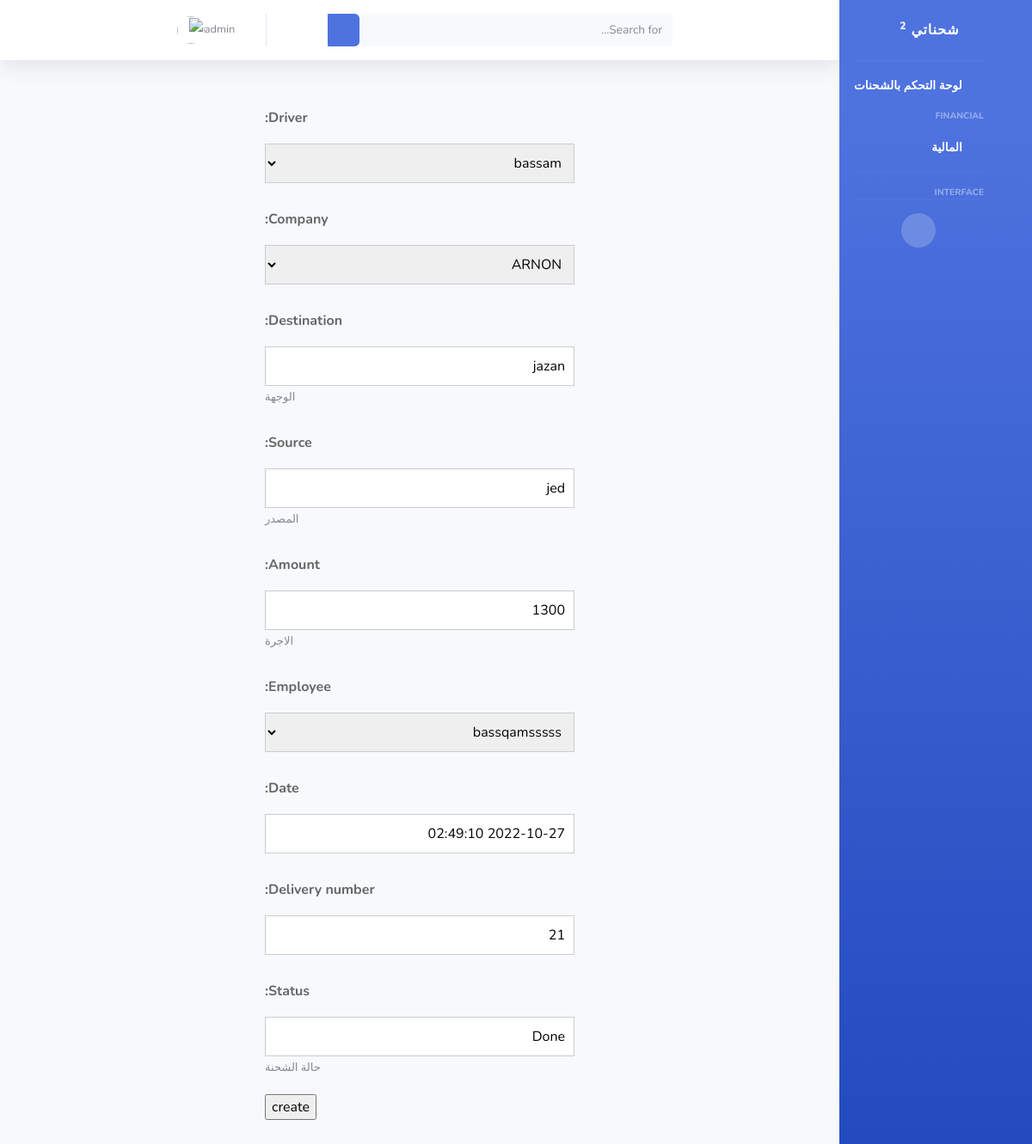
Screenshot of /shipments/edit/2 (signed in) with the database file from the repository.
### drivers/models.py (models this page shows)
class DriverModel(models.Model):
    driver_id = models.BigAutoField(primary_key=True)
    driver_name = models.CharField(max_length=225,  help_text='اسم السائق')
    Saudi_Arabia = 'Saudi'
    YEMEN = 'Yemeni'
    Syria = 'Syrian'
    Egypt = 'Egypt'
    Afghanistan = 'Afghanistan'
    Pakistan = 'Pakistani'
    Jordan = 'Jordanian'
    India = 'Indian'
    Other = 'other'
    countrys = [
        (Saudi_Arabia, 'Saudi'),
        (YEMEN, 'Yemeni'),
        (Syria, 'Syrian'),
        (Egypt, 'Egypt'),
        (Afghanistan, 'Afghanistan'),
        (Pakistan, 'Pakistani'),
        (Jordan, 'Jordanian'),
        (India, 'Indian'),
        (Other, 'other')
    ]
    driver_nationality = models.CharField(
        max_length=20, choices=countrys, default=Other,  help_text='جنسية السائق')
    driver_phone_number = models.CharField(
        max_length=16, help_text='رقم هاتف السائق ')
    Identification_Number = models.CharField(
        max_length=10,  help_text='رقم الهوية/الاقامة')
    truck_plate_number = models.CharField(
        max_length=8,  help_text='رقم لوحة الشاحنة')
    Truck_Reefers = 'Truck_Reefers'
    Truck_Flatbed  = 'Truck_Flatbed'
    Truck_high_sides = 'Truck_high_sides'
    Truck_Curtainsider = 'Truck_Curtainsider'
    lory_Flatbed= 'lory_Flatbed'
    lory_Reefers= 'lory_Reefers'
    dinah_Flatbed= 'dinah_Flatbed'
    dinah_Reefers= 'dinah_Reefers'
    Vehicle = [
        (Truck_Reefers, 'Truck_Reefers'),
        (Truck_Flatbed, 'Truck_Flatbed'),
        (Truck_high_sides, 'Truck_high_sides'),
        (Truck_Curtainsider, 'Truck_Curtainsider'),
        (lory_Flatbed, 'lory_Flatbed'),
        (lory_Reefers, 'lory_Reefers'),
        (dinah_Flatbed, 'dinah_Flatbed'),
        (dinah_Reefers, 'dinah_Reefers'),
    ]
    Vehicle_Type = models.CharField( choices=Vehicle, default=Truck_Flatbed,
        max_length=30, help_text='نوع السيارة(سطحة - جوانب) ....')
    Sequence_Number = models.CharField(
        max_length=30, help_text='الرقم التسلسلي من الاستمارة')
    Owner_car_id_number = models.CharField(
        max_length=10,  help_text='رقم هوية مالك السيارة')
    Identification_photo = models.ImageField(
        upload_to='driver/', null=True, help_text='صورة الهوية/الاقامة ')
    def __str__(self):
        return self.driver_name

### companies/models.py (models this page shows)
class CompanyModel(models.Model):
    company_name = models.CharField(max_length=225,  help_text='اسم الشركة')
    company_id = models.BigAutoField(primary_key=True)
    company_city = models.CharField(max_length=225,  default='Dammam',help_text='مقر الشركة')
    charging_area = models.CharField( max_length=225, default='Jeddah', help_text='منطقة الشحن ')
    def __str__(self):
        return self.company_name

### shipments/models.py (models this page shows, shortened)
class ShipmentModel(models.Model):
    Shipment_id = models.BigAutoField(primary_key=True)
    driver = models.ForeignKey(DriverModel, on_delete=models.CASCADE)
    company = models.ForeignKey(CompanyModel, on_delete=models.CASCADE, null=True)
    destination =  models.CharField(max_length=225,  help_text=' الوجهة')
    source =  models.CharField(max_length=225,  default='' , help_text=' المصدر')
    amount =  models.CharField(max_length=225,  help_text=' الاجرة')
    employee =  models.ForeignKey(User, on_delete=models.CASCADE)
    date = models.DateTimeField(default=timezone.now)
    updated_at = models.DateTimeField(auto_now=True)
    delivery_number = models.IntegerField()
    SHIPPING = 'Shipping'
    DELIVERY = 'Delivery'
    PAYTRIP = 'Pay_trip'
    DONE = 'Done'
    shipment_status =[
        (SHIPPING, 'Shipping'),
        (DELIVERY,'Delivery'),
        (PAYTRIP, 'Pay_trip'),
        (DONE,'Done'),
    ]
    status = models.CharField(max_length=10, default=SHIPPING, help_text='حالة الشحنة')

### shipments/views.py (the view)
# urls.py: path('shipments/edit/<int:pk>',shipments_edit, name='shipments_edit' ),
def shipments_edit(request, pk):
    shipmens = ShipmentModel.objects.get(pk=pk)
    if request.method == 'POST':
        form = shipmentsForm(request.POST, instance=shipmens)
        if form.is_valid():
            form.save()
            return redirect('shipments_list')
    else:
         form = shipmentsForm(instance=shipmens)
    return render(request, 'shipments/shipments-add.html',{'form':form})

### shipments/forms.py
class shipmentsForm(forms.ModelForm):
    class Meta:
        model = ShipmentModel
        fields = '__all__'

### Shuhnaty/templates/shipments/shipments-add.html (shortened to what this page needs)
{% extends 'base.html'  %}
{% block content %}
<div class="form">
    <form action="" method="post" enctype="multipart/form-data">
        {{ form.as_p }}
        <input class="submit-btn" type="submit" value="create">
    </form>
{% endblock %}

### Shuhnaty/templates/base.html (shortened to what this page needs)
{% load static %}
<!DOCTYPE html>
<html dir="rtl" lang="ar" >
<head>
    <link href="{% static 'vendor/fontawesome-free/css/all.min.css' %}" rel="stylesheet" type="text/css">
    <link href="{% static 'vendor/bootstrap-rtl.css' %}" rel="stylesheet" type="text/css">
    <link href="https://cdn.jsdelivr.net/npm/bootstrap@5.2.2/dist/css/bootstrap.min.css" rel="stylesheet">
    <link href="{% static 'css/sb-admin-2.min.css' %}" rel="stylesheet">
    <link href="{% static 'style.css' %}" rel="stylesheet">
    <link href="{% static 'vendor/datatables/dataTables.bootstrap4.min.css' %}" rel="stylesheet">
</head>
<body id="page-top" >
    <div id="wrapper">
        {% if user.is_authenticated %}
        <ul class="navbar-nav bg-gradient-primary sidebar sidebar-dark accordion " id="accordionSidebar">
            <a class="sidebar-brand d-flex align-items-center justify-content-center " href="{% url 'index' %}">
                <div class="sidebar-brand-text mx-3 ">شحناتي <sup>2</sup></div>
                <div class="sidebar-brand-icon rotate-n-15">
                    <i class="fas fa-laugh-wink"></i>
                </div>
            </a>
            <hr class="sidebar-divider my-0">
            <li class="nav-item active">
                <a class="nav-link text-right" href="{% url 'shipments_list'%}">
                    <i class="fas fa-fw fa-tachometer-alt"></i>
                    <span> لوحة التحكم بالشحنات</span></a>
            </li>
            <div class="sidebar-heading text-right">
                Financial
            </div>
            <li class="nav-item active">
                <a class="nav-link text-right" href="{% url 'dashboard_financial' %}">
                    <i class="fas fa-fw fa-tachometer-alt"></i>
                    <span> المالية</span></a>
            </li>
            <hr class="sidebar-divider">
            <div class="sidebar-heading text-right">
                Interface
            </div>
            <hr class="sidebar-divider d-none d-md-block">
            <div class="text-center d-none d-md-inline">
                <button class="rounded-circle border-0" id="sidebarToggle"></button>
            </div>
        </ul>
        {% endif %}
        <div id="content-wrapper" class="d-flex flex-column">
            <div id="content">
                {% if user.is_authenticated %}
                <nav class="navbar navbar-expand navbar-light bg-white topbar mb-4 static-top shadow">
                    <form
                        class="d-none d-sm-inline-block form-inline mr-auto ml-md-3 my-2 my-md-0 mw-100 navbar-search">
                        <div class="input-group">
                            <input type="text" class="form-control bg-light border-0 small" placeholder="Search for..."
                                aria-label="Search" aria-describedby="basic-addon2">
                            <div class="input-group-append">
                                <button class="btn btn-primary" type="button">
                                    <i class="fas fa-search fa-sm"></i>
                                </button>
                            </div>
                        </div>
                    </form>
                    <ul class="navbar-nav ml-auto">
                        <li class="nav-item dropdown no-arrow">
                            <a class="nav-link dropdown-toggle" href="#" id="userDropdown" role="button"
                                data-toggle="dropdown" aria-haspopup="true" aria-expanded="false">
                                <span class="mr-2 d-none d-lg-inline text-gray-600 small">{{ user }}</span>
                                <img class="img-profile rounded-circle" src="{% static 'img/undraw_profile.svg' %}">
                            </a>
                        </li>
                    </ul>
                </nav>
                {% endif %}
                <div class="container-fluid">
                    {% block content %}
                    {% endblock %}
            </div>
        </div>
    </div>
</body>
</html>

### Shuhnaty/static/style.css (style rules this page uses)
.form { max-width: 400px; margin: 45px auto; padding: 0 20px; }
.form p, .form div { margin: 4px 0 20px 0; text-align: left; }
.form label { display: block; padding: 10px 0; color: #666; font-weight: bold; }
.form input[type="text"], .form input[type="email"], .form input[type="number"], .form input[type="password"], .form select { padding: 10px; max-width: 400px; width: 100%; border: 1px solid #ccc; box-sizing: border-box; }
.form select { padding-left: 6px; }
span.helptext { font-size: small; }

### rows the page displays
DriverModel: driver "bassam"
CompanyModel: company "ARNON"
ShipmentModel: destination "jazan", source "jed", amount "1300", employee "bassqamsssss", date "2022-10-27 02:49:10", delivery_number "21", status "Done"

### other values shown
{{ user }} "admin"
